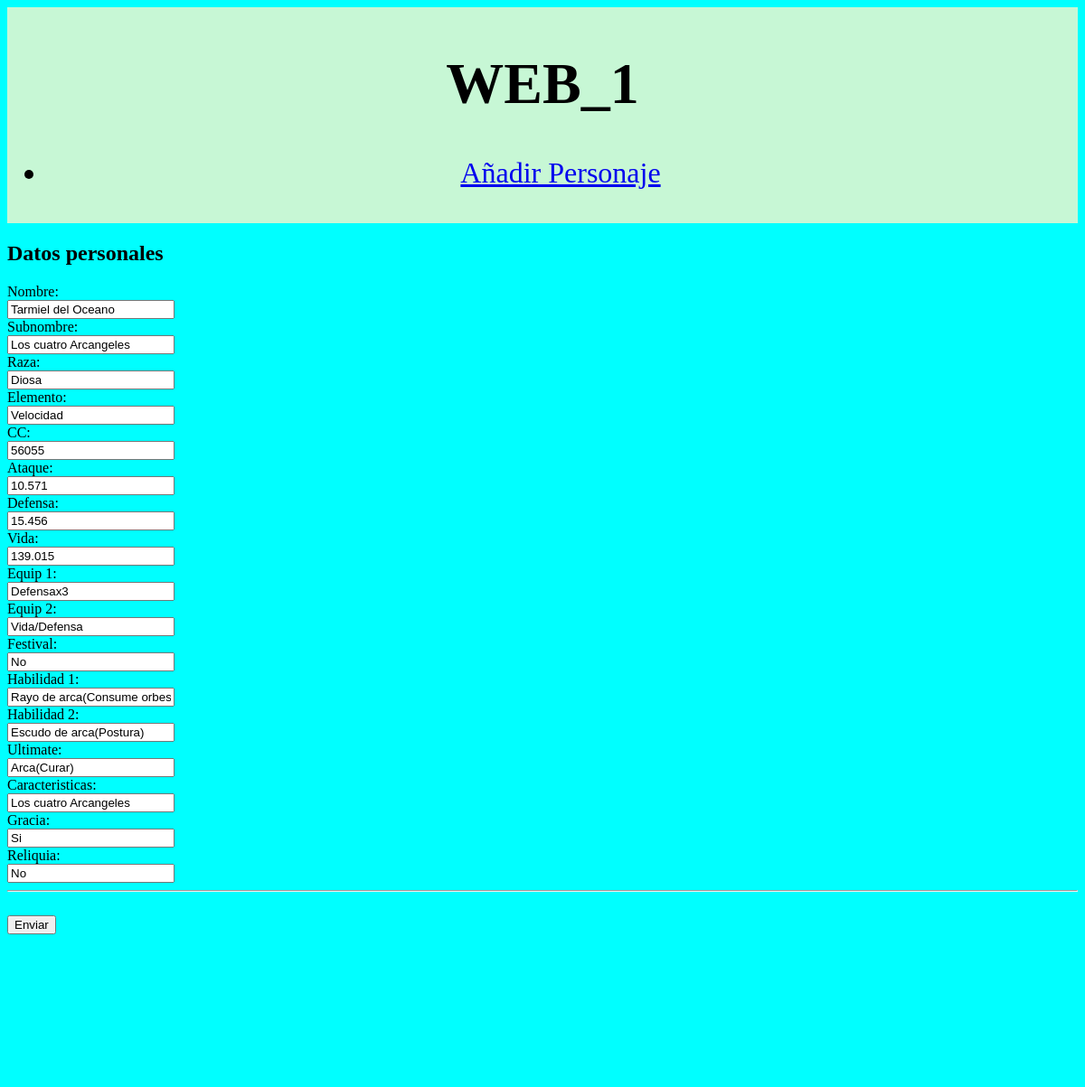
/editar/5, run on the app's committed database.
### tables this page shows
CREATE TABLE personajes(
            id integer primary key autoincrement,
            nombre text,
            subnombre text,
            raza text,
            elemento text,
            cc text,
            ataque text,
            defensa text,
            vida text,
            equip_1 text,
            equip_2 text,
            festival text,
            habilidad_1 text,
            habilidad_2 text,
            ultimate text,
            caracteristicas text,
            gracia text,
            reliquia text);

### app.py (the view)
@route('/editar')
@route('/editar/<id:int>')
@jinja2_view('formulario.html')
def mi_form(id=None):
    if id is None:
        return {}
    else:
        cnx=sqlite3.connect(BASE_DATOS)
        consulta=f'SELECT id, nombre, subnombre, raza, elemento, cc, ataque, defensa, vida, equip_1, equip_2, festival, habilidad_1, habilidad_2, ultimate, caracteristicas, gracia, reliquia from personajes where id="{id}"'
        cursor= cnx.execute(consulta)
        filas = cursor.fetchone()
    cnx.close()
    return {'datos': filas}

### templates/base2.html (shortened to what this page needs)
<!DOCTYPE html>
<html lang="en">
<head>
    <link rel="stylesheet" href="/static/estilos.css">
</head>
<body>
    {%include 'inc_header2.html'%}
    {%block content%}{%endblock%}
    {%include 'inc_footer2.html'%}
</body>
</html>

### templates/formulario.html (shortened to what this page needs)
{%extends 'base2.html'%}
{%block content%}
<form action="/guardar" method="post">
    <h2>Datos personales</h2>
    <label for="nombre">Nombre:</label><br>
    <input type="text" id="nombre" name="nombre" value="{%if datos %}{{datos[1]}}{%endif%}"><br>
    <label for="subnombre">Subnombre:</label><br>
    <input type="text" id="subnombre" name="subnombre" value="{%if datos %}{{datos[2]}}{%endif%}"><br>
    <label for="raza">Raza:</label><br>
    <input type="text" id="raza" name="raza" value="{%if datos %}{{datos[3]}}{%endif%}"><br>
    <label for="elemento">Elemento:</label><br>
    <input type="text" id="elemento" name="elemento" value="{%if datos %}{{datos[4]}}{%endif%}"><br>
    <label for="cc">CC:</label><br>
    <input type="text" id="cc" name="cc" value="{%if datos %}{{datos[5]}}{%endif%}"><br>
    <label for="ataque">Ataque:</label><br>
    <input type="text" id="ataque" name="ataque" value="{%if datos %}{{datos[6]}}{%endif%}"><br>
    <label for="defensa">Defensa:</label><br>
    <input type="text" id="defensa" name="defensa" value="{%if datos %}{{datos[7]}}{%endif%}"><br>
    <label for="vida">Vida:</label><br>
    <input type="text" id="vida" name="vida" value="{%if datos %}{{datos[8]}}{%endif%}"><br>
    <label for="equip_1">Equip 1:</label><br>
    <input type="text" id="equip_1" name="equip_1" value="{%if datos %}{{datos[9]}}{%endif%}"><br>
    <label for="equip_2">Equip 2:</label><br>
    <input type="text" id="equip_2" name="equip_2" value="{%if datos %}{{datos[10]}}{%endif%}"><br>
    <label for="festival">Festival:</label><br>
    <input type="text" id="festival" name="festival" value="{%if datos %}{{datos[11]}}{%endif%}"><br>
    <label for="habilidad_1">Habilidad 1:</label><br>
    <input type="text" id="habilidad_1" name="habilidad_1" value="{%if datos %}{{datos[12]}}{%endif%}"><br>
    <label for="habilidad_2">Habilidad 2:</label><br>
    <input type="text" id="habilidad_2" name="habilidad_2" value="{%if datos %}{{datos[13]}}{%endif%}"><br>
    <label for="ulrimate">Ultimate:</label><br>
    <input type="text" id="ultimate" name="ultimate" value="{%if datos %}{{datos[14]}}{%endif%}"><br>
    <label for="caracteristicas">Caracteristicas:</label><br>
    <input type="text" id="caracteristicas" name="caracteristicas" value="{%if datos %}{{datos[15]}}{%endif%}"><br>
    <label for="gracia">Gracia:</label><br>
    <input type="text" id="gracia" name="gracia" value="{%if datos %}{{datos[16]}}{%endif%}"><br>
    <label for="reliquia">Reliquia:</label><br>
    <input type="text" id="reliquia" name="reliquia" value="{%if datos %}{{datos[17]}}{%endif%}"><br>
    <hr><br>
    <input type="submit" value="Enviar">
</form>
{%endblock%}

### data on the page
personajes: nombre "Tarmiel del Oceano", subnombre "Los cuatro Arcangeles", raza "Diosa", elemento "Velocidad", cc "56055", ataque "10.571", defensa "15.456", vida "139.015", equip_1 "Defensax3", equip_2 "Vida/Defensa", festival "No", habilidad_1 "Rayo de arca(Consume orbes)", habilidad_2 "Escudo de arca(Postura)", ultimate "Arca(Curar)", caracteristicas "Los cuatro Arcangeles", gracia "Si", reliquia "No"
